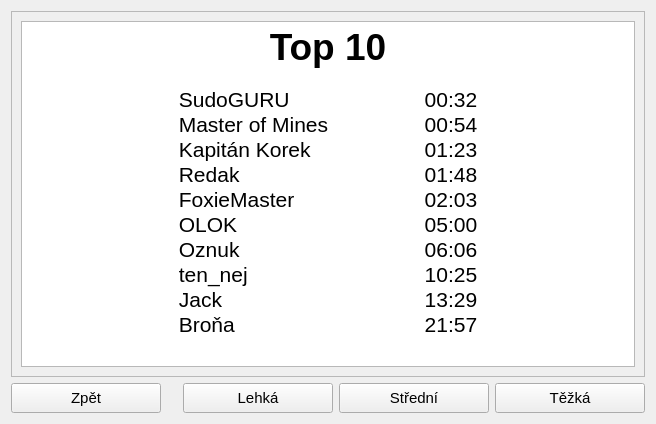
<?xml version="1.0" encoding="UTF-8"?>
<ui version="4.0">
 <class>zebricek</class>
 <widget class="QFrame" name="zebricek">
  <property name="geometry">
   <rect>
    <x>0</x>
    <y>0</y>
    <width>656</width>
    <height>424</height>
   </rect>
  </property>
  <property name="minimumSize">
   <size>
    <width>656</width>
    <height>424</height>
   </size>
  </property>
  <property name="windowTitle">
   <string>Frame</string>
  </property>
  <layout class="QGridLayout" name="gridLayout">
   <item row="1" column="3">
    <widget class="QPushButton" name="pushButton_2">
     <property name="minimumSize">
      <size>
       <width>150</width>
       <height>30</height>
      </size>
     </property>
     <property name="font">
      <font>
       <pointsize>11</pointsize>
      </font>
     </property>
     <property name="text">
      <string>Střední</string>
     </property>
    </widget>
   </item>
   <item row="1" column="4">
    <widget class="QPushButton" name="pushButton_3">
     <property name="minimumSize">
      <size>
       <width>150</width>
       <height>30</height>
      </size>
     </property>
     <property name="font">
      <font>
       <pointsize>11</pointsize>
      </font>
     </property>
     <property name="text">
      <string>Těžká</string>
     </property>
    </widget>
   </item>
   <item row="1" column="0">
    <widget class="QPushButton" name="zpet">
     <property name="minimumSize">
      <size>
       <width>150</width>
       <height>30</height>
      </size>
     </property>
     <property name="maximumSize">
      <size>
       <width>300</width>
       <height>16777215</height>
      </size>
     </property>
     <property name="font">
      <font>
       <pointsize>11</pointsize>
      </font>
     </property>
     <property name="text">
      <string>Zpět</string>
     </property>
    </widget>
   </item>
   <item row="0" column="0" colspan="5">
    <widget class="QScrollArea" name="scrollArea">
     <property name="widgetResizable">
      <bool>true</bool>
     </property>
     <widget class="QWidget" name="scrollAreaWidgetContents">
      <property name="geometry">
       <rect>
        <x>0</x>
        <y>0</y>
        <width>636</width>
        <height>368</height>
       </rect>
      </property>
      <layout class="QGridLayout" name="gridLayout_2">
       <item row="0" column="0">
        <widget class="QTextBrowser" name="textBrowser">
         <property name="html">
          <string>&lt;!DOCTYPE HTML PUBLIC &quot;-//W3C//DTD HTML 4.0//EN&quot; &quot;http://www.w3.org/TR/REC-html40/strict.dtd&quot;&gt;
&lt;html&gt;&lt;head&gt;&lt;meta name=&quot;qrichtext&quot; content=&quot;1&quot; /&gt;&lt;style type=&quot;text/css&quot;&gt;
p, li { white-space: pre-wrap; }
&lt;/style&gt;&lt;/head&gt;&lt;body style=&quot; font-family:'MS Shell Dlg 2'; font-size:8.25pt; font-weight:400; font-style:normal;&quot;&gt;
&lt;p align=&quot;center&quot; style=&quot; margin-top:0px; margin-bottom:0px; margin-left:0px; margin-right:0px; -qt-block-indent:0; text-indent:0px;&quot;&gt;&lt;span style=&quot; font-family:'Bitstream Vera Sans'; font-size:28pt; font-weight:600;&quot;&gt;Top 10&lt;/span&gt;&lt;/p&gt;
&lt;p align=&quot;center&quot; style=&quot;-qt-paragraph-type:empty; margin-top:0px; margin-bottom:0px; margin-left:0px; margin-right:0px; -qt-block-indent:0; text-indent:0px; font-family:'Bitstream Vera Sans'; font-size:11pt;&quot;&gt;&lt;br /&gt;&lt;/p&gt;
&lt;p align=&quot;center&quot; style=&quot; margin-top:0px; margin-bottom:0px; margin-left:0px; margin-right:0px; -qt-block-indent:0; text-indent:0px;&quot;&gt;&lt;span style=&quot; font-family:'Bitstream Vera Sans'; font-size:16pt;&quot;&gt;SudoGURU		 00:32&lt;/span&gt;&lt;/p&gt;
&lt;p align=&quot;center&quot; style=&quot; margin-top:0px; margin-bottom:0px; margin-left:0px; margin-right:0px; -qt-block-indent:0; text-indent:0px;&quot;&gt;&lt;span style=&quot; font-family:'Bitstream Vera Sans'; font-size:16pt;&quot;&gt;Master of Mines		 00:54&lt;/span&gt;&lt;/p&gt;
&lt;p align=&quot;center&quot; style=&quot; margin-top:0px; margin-bottom:0px; margin-left:0px; margin-right:0px; -qt-block-indent:0; text-indent:0px;&quot;&gt;&lt;span style=&quot; font-family:'Bitstream Vera Sans'; font-size:16pt;&quot;&gt;Kapitán Korek		 01:23&lt;/span&gt;&lt;/p&gt;
&lt;p align=&quot;center&quot; style=&quot; margin-top:0px; margin-bottom:0px; margin-left:0px; margin-right:0px; -qt-block-indent:0; text-indent:0px;&quot;&gt;&lt;span style=&quot; font-family:'Bitstream Vera Sans'; font-size:16pt;&quot;&gt;Redak			 01:48&lt;/span&gt;&lt;/p&gt;
&lt;p align=&quot;center&quot; style=&quot; margin-top:0px; margin-bottom:0px; margin-left:0px; margin-right:0px; -qt-block-indent:0; text-indent:0px;&quot;&gt;&lt;span style=&quot; font-family:'Bitstream Vera Sans'; font-size:16pt;&quot;&gt;FoxieMaster		 02:03&lt;/span&gt;&lt;/p&gt;
&lt;p align=&quot;center&quot; style=&quot; margin-top:0px; margin-bottom:0px; margin-left:0px; margin-right:0px; -qt-block-indent:0; text-indent:0px;&quot;&gt;&lt;span style=&quot; font-family:'Bitstream Vera Sans'; font-size:16pt;&quot;&gt;OLOK			 05:00&lt;/span&gt;&lt;/p&gt;
&lt;p align=&quot;center&quot; style=&quot; margin-top:0px; margin-bottom:0px; margin-left:0px; margin-right:0px; -qt-block-indent:0; text-indent:0px;&quot;&gt;&lt;span style=&quot; font-family:'Bitstream Vera Sans'; font-size:16pt;&quot;&gt;Oznuk			 06:06&lt;/span&gt;&lt;/p&gt;
&lt;p align=&quot;center&quot; style=&quot; margin-top:0px; margin-bottom:0px; margin-left:0px; margin-right:0px; -qt-block-indent:0; text-indent:0px;&quot;&gt;&lt;span style=&quot; font-family:'Bitstream Vera Sans'; font-size:16pt;&quot;&gt;ten_nej			 10:25&lt;/span&gt;&lt;/p&gt;
&lt;p align=&quot;center&quot; style=&quot; margin-top:0px; margin-bottom:0px; margin-left:0px; margin-right:0px; -qt-block-indent:0; text-indent:0px;&quot;&gt;&lt;span style=&quot; font-family:'Bitstream Vera Sans'; font-size:16pt;&quot;&gt;Jack			 13:29&lt;/span&gt;&lt;/p&gt;
&lt;p align=&quot;center&quot; style=&quot; margin-top:0px; margin-bottom:0px; margin-left:0px; margin-right:0px; -qt-block-indent:0; text-indent:0px;&quot;&gt;&lt;span style=&quot; font-family:'Bitstream Vera Sans'; font-size:16pt;&quot;&gt;Broňa			 21:57&lt;/span&gt;&lt;/p&gt;
&lt;p align=&quot;center&quot; style=&quot;-qt-paragraph-type:empty; margin-top:0px; margin-bottom:0px; margin-left:0px; margin-right:0px; -qt-block-indent:0; text-indent:0px; font-family:'Bitstream Vera Sans'; font-size:11pt;&quot;&gt;&lt;br /&gt;&lt;/p&gt;&lt;/body&gt;&lt;/html&gt;</string>
         </property>
        </widget>
       </item>
      </layout>
     </widget>
    </widget>
   </item>
   <item row="1" column="2">
    <widget class="QPushButton" name="pushButton">
     <property name="minimumSize">
      <size>
       <width>150</width>
       <height>30</height>
      </size>
     </property>
     <property name="font">
      <font>
       <pointsize>11</pointsize>
      </font>
     </property>
     <property name="text">
      <string>Lehká</string>
     </property>
    </widget>
   </item>
   <item row="1" column="1">
    <spacer name="horizontalSpacer">
     <property name="orientation">
      <enum>Qt::Horizontal</enum>
     </property>
     <property name="sizeType">
      <enum>QSizePolicy::Expanding</enum>
     </property>
     <property name="sizeHint" stdset="0">
      <size>
       <width>40</width>
       <height>20</height>
      </size>
     </property>
    </spacer>
   </item>
  </layout>
 </widget>
 <resources/>
 <connections/>
</ui>
